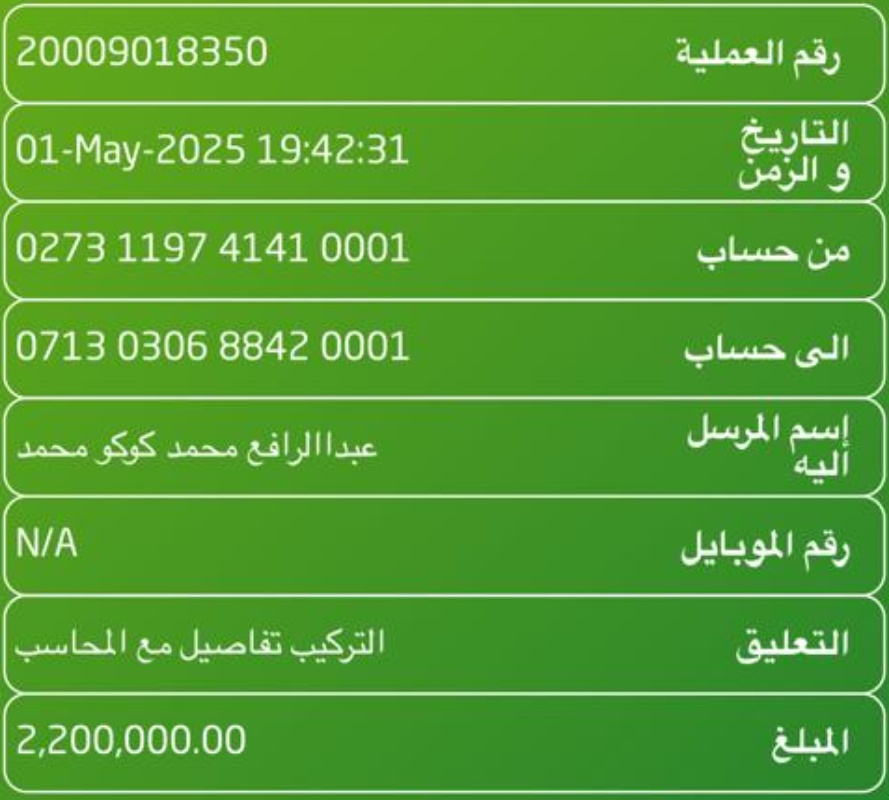
#> input picture core/test_crop_result_image.jpg, 889 x 800 px; its folder holds only this picture in this run
$ python test_crop.py test_crop_result_image.jpg
#> lines starting #> are read from the running program, lines starting #| are printed output that depends on the picture; after the words box and inside, x2 and y2 are one past the last pixel; in counts of white or black regions, pixels touching at a corner belong together
### core/preprocessor.py
"""
Image preprocessor for receipt extraction.
Crops to the white data box and normalizes size.
ROBUST VERSION: Multiple fallback strategies.
"""
import cv2
import numpy as np
from typing import Tuple, Optional


class ReceiptPreprocessor:
    """Preprocessor to crop and normalize receipts."""

    def __init__(self, target_height: int = 800):
        """
        Initialize preprocessor.

        Args:
            target_height: Target height for normalized receipts (default: 800px)
        """
        self.target_height = target_height

    def preprocess(self, image: np.ndarray, debug: bool = False) -> np.ndarray:
        """
        Preprocess receipt image.

        Args:
            image: Input image
            debug: If True, show debug visualizations

        Returns:
            Preprocessed image (cropped and normalized)
        """
        h, w = image.shape[:2]

        # Step 1: Find the white data box
        box_coords = self._find_white_box_robust(image)

        if box_coords is None:
            print("  ⚠️  Could not find white box, using intelligent fallback")
            # Fallback: crop to estimated region
            x = int(w * 0.03)
            y = int(h * 0.25)
            box_w = int(w * 0.94)
            box_h = int(h * 0.50)
            box_coords = (x, y, box_w, box_h)

        x, y, box_w, box_h = box_coords
        print(f"  ✓ Crop region: x={x}, y={y}, w={box_w}, h={box_h}")

        # Step 2: Crop to the box
        cropped = image[y:y+box_h, x:x+box_w]

        if debug:
            # Show the detected box
            debug_img = image.copy()
            cv2.rectangle(debug_img, (x, y), (x+box_w, y+box_h), (0, 255, 0), 3)
            cv2.imwrite("debug_box_detection.jpg", debug_img)
            cv2.imwrite("debug_cropped.jpg", cropped)
            print(f"  Saved: debug_box_detection.jpg, debug_cropped.jpg")

        # Step 3: Resize to standard height (maintaining aspect ratio)
        if self.target_height > 0:
            crop_h, crop_w = cropped.shape[:2]
            scale = self.target_height / crop_h
            new_w = int(crop_w * scale)
            resized = cv2.resize(cropped, (new_w, self.target_height),
                               interpolation=cv2.INTER_LINEAR)
            print(f"  ✓ Resized: {crop_w}x{crop_h} → {new_w}x{self.target_height}")
            return resized

        return cropped

    def _find_white_box_robust(self, image: np.ndarray) -> Optional[Tuple[int, int, int, int]]:
        """
        Find the white data box using multiple strategies.

        Args:
            image: Input image

        Returns:
            (x, y, width, height) or None if not found
        """
        h, w = image.shape[:2]

        # Strategy 1: Horizontal projection (most reliable for this layout)
        box = self._find_by_projection(image)
        if box:
            print(f"  ✓ Found box using projection method")
            return box

        # Strategy 2: Edge-based detection
        box = self._find_by_edges(image)
        if box:
            print(f"  ✓ Found box using edge detection")
            return box

        # Strategy 3: Color-based (white region in green background)
        box = self._find_by_color(image)
        if box:
            print(f"  ✓ Found box using color detection")
            return box

        print(f"  ⚠️  All detection methods failed")
        return None

    def _find_by_projection(self, image: np.ndarray) -> Optional[Tuple[int, int, int, int]]:
        """
        Find box by analyzing horizontal brightness projection.
        The white box will have high brightness, green areas will be dark.
        """
        h, w = image.shape[:2]

        # Convert to grayscale
        if len(image.shape) == 3:
            gray = cv2.cvtColor(image, cv2.COLOR_BGR2GRAY)
        else:
            gray = image.copy()

        # Calculate horizontal projection (average brightness per row)
        projection = np.mean(gray, axis=1)

        # Smooth the projection
        kernel_size = max(5, h // 100)
        projection_smooth = np.convolve(projection, np.ones(kernel_size)/kernel_size, mode='same')

        # Find the brightest continuous region (white box)
        threshold = np.mean(projection_smooth) + 20

        # Find start and end of bright region
        bright_rows = projection_smooth > threshold

        # Find continuous segments
        segments = []
        start = None
        for i, is_bright in enumerate(bright_rows):
            if is_bright and start is None:
                start = i
            elif not is_bright and start is not None:
                segments.append((start, i))
                start = None
        if start is not None:
            segments.append((start, len(bright_rows)))

        if not segments:
            return None

        # Pick the largest segment
        largest = max(segments, key=lambda s: s[1] - s[0])
        y_start, y_end = largest

        # Must be reasonably sized
        box_height = y_end - y_start
        if box_height < h * 0.2 or box_height > h * 0.7:
            return None

        # Find horizontal boundaries (vertical projection)
        roi = gray[y_start:y_end, :]
        v_projection = np.mean(roi, axis=0)
        v_projection_smooth = np.convolve(v_projection, np.ones(kernel_size)/kernel_size, mode='same')

        v_threshold = np.mean(v_projection_smooth) + 10
        bright_cols = v_projection_smooth > v_threshold

        # Find leftmost and rightmost bright columns
        bright_indices = np.where(bright_cols)[0]
        if len(bright_indices) < w * 0.3:
            return None

        x_start = bright_indices[0]
        x_end = bright_indices[-1]

        # Add small margin
        margin_y = int(box_height * 0.02)
        margin_x = int((x_end - x_start) * 0.01)

        y_start = max(0, y_start - margin_y)
        y_end = min(h, y_end + margin_y)
        x_start = max(0, x_start - margin_x)
        x_end = min(w, x_end + margin_x)

        return (x_start, y_start, x_end - x_start, y_end - y_start)

    def _find_by_edges(self, image: np.ndarray) -> Optional[Tuple[int, int, int, int]]:
        """Find box by detecting the rounded rectangle border."""
        h, w = image.shape[:2]

        # Convert to grayscale
        if len(image.shape) == 3:
            gray = cv2.cvtColor(image, cv2.COLOR_BGR2GRAY)
        else:
            gray = image.copy()

        # Edge detection
        edges = cv2.Canny(gray, 30, 100)

        # Dilate to connect nearby edges
        kernel = np.ones((3, 3), np.uint8)
        edges = cv2.dilate(edges, kernel, iterations=1)

        # Find contours
        contours, _ = cv2.findContours(edges, cv2.RETR_EXTERNAL, cv2.CHAIN_APPROX_SIMPLE)

        if not contours:
            return None

        # Find rectangular contours
        candidates = []
        for contour in contours:
            x, y, cw, ch = cv2.boundingRect(contour)
            area = cw * ch

            # Filter
            if area < (w * h * 0.15):  # Too small
                continue
            if area > (w * h * 0.95):  # Too large
                continue
            if x < w * 0.01 or y < h * 0.1:  # Too close to edge
                continue
            if x + cw > w * 0.99:
                continue

            # Check if it looks like a rectangle
            hull = cv2.convexHull(contour)
            hull_area = cv2.contourArea(hull)
            if hull_area > 0:
                solidity = area / hull_area
                if solidity > 0.85:  # Pretty rectangular
                    candidates.append((area, (x, y, cw, ch)))

        if candidates:
            # Return the largest valid box
            candidates.sort(reverse=True)
            return candidates[0][1]

        return None

    def _find_by_color(self, image: np.ndarray) -> Optional[Tuple[int, int, int, int]]:
        """Find white box by detecting non-green regions."""
        if len(image.shape) != 3:
            return None

        h, w = image.shape[:2]
        hsv = cv2.cvtColor(image, cv2.COLOR_BGR2HSV)

        # Green mask
        lower_green = np.array([35, 30, 30])
        upper_green = np.array([85, 255, 255])
        green_mask = cv2.inRange(hsv, lower_green, upper_green)

        # Invert to get non-green (white box + others)
        non_green = cv2.bitwise_not(green_mask)

        # Morphological operations to clean up
        kernel = np.ones((5, 5), np.uint8)
        non_green = cv2.morphologyEx(non_green, cv2.MORPH_CLOSE, kernel, iterations=2)
        non_green = cv2.morphologyEx(non_green, cv2.MORPH_OPEN, kernel, iterations=1)

        # Find contours
        contours, _ = cv2.findContours(non_green, cv2.RETR_EXTERNAL, cv2.CHAIN_APPROX_SIMPLE)

        if not contours:
            return None

        # Find largest non-green region that's reasonably positioned
        candidates = []
        for contour in contours:
            x, y, cw, ch = cv2.boundingRect(contour)
            area = cw * ch

            # Filter
            if area < (w * h * 0.15):
                continue
            if area > (w * h * 0.95):
                continue

            # Check position (should be in middle portion)
            center_y = y + ch / 2
            if center_y < h * 0.2 or center_y > h * 0.8:
                continue

            candidates.append((area, (x, y, cw, ch)))

        if candidates:
            candidates.sort(reverse=True)
            return candidates[0][1]

        return None


def preprocess_receipt(image: np.ndarray, target_height: int = 800,
                      debug: bool = False) -> np.ndarray:
    """
    Convenience function to preprocess a receipt.

    Args:
        image: Input image
        target_height: Target height for output (default: 800px, 0 = no resize)
        debug: Show debug visualizations

    Returns:
        Preprocessed image
    """
    preprocessor = ReceiptPreprocessor(target_height=target_height)
    return preprocessor.preprocess(image, debug=debug)

### core/test_crop.py
"""
Quick test script to verify cropping works.
Run this BEFORE full extraction to debug preprocessing.
"""
import cv2
import sys
from pathlib import Path
from preprocessor import preprocess_receipt


def test_crop(image_path: str):
    """Test cropping on a single image."""
#> called with image_path = 'test_crop_result_image.jpg'
    print(f"\nTesting crop on: {image_path}")
    print("=" * 60)

    # Load image
    image = cv2.imread(image_path)
#> image is the input picture: shape (800, 889, 3); mean B, G, R 50.9, 157.9, 84.3
    if image is None:
        print(f"❌ Cannot load image: {image_path}")
        return

    h, w = image.shape[:2]
    print(f"Original size: {w}x{h}")
#| Original size: 889x800

    # Preprocess with debug mode
    print("\nPreprocessing...")
    processed = preprocess_receipt(image, target_height=800, debug=True)
#> in _find_by_projection, `gray = cv2.cvtColor(image, cv2.COLOR_BGR2GRAY)`:
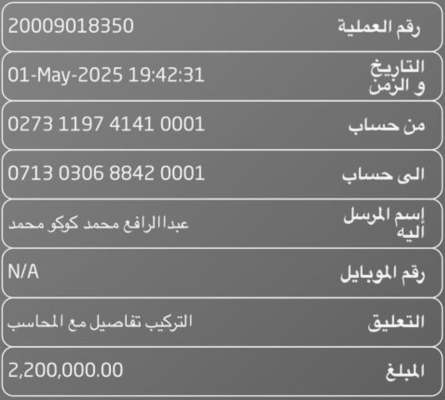
#> gray: shape (800, 889) (shown at 1/2 size); min 75, max 254, mean 123.7
#> in _find_by_projection, `projection = np.mean(gray, axis=1)`: projection = 800 values, max 234.9 at index 103, min 98.89 at index 795, mean 123.7
#> in _find_by_projection, `projection_smooth = np.convolve(projection, np.ones(kernel_size)/kerne..`: projection_smooth = 800 values, max 164.3 at index 104, min 64.03 at index 799, mean 123.4
#> in _find_by_projection, `threshold = np.mean(projection_smooth) + 20`: threshold = 143.4
#> the loop in _find_by_projection, `for i, is_bright in enumerate(bright_rows):` made 800 passes
#> is_bright on passes 1 to 8: False, False, False, False, True, True, True, True
#> after the loop in _find_by_projection, `for i, is_bright in enumerate(bright_rows):`: segments = [(4, 9), (58, 64), (100, 108), (198, 206), (256, 260), (297, 304), (354, 358), (395, 402), (494, 500), (593, 599), (691, 697), (790, 795)]
#> in _find_by_projection, `largest = max(segments, key=lambda s: s[1] - s[0])`: largest = (100, 108)
#> in _find_by_projection, `y_start, y_end = largest`: y_start = 100; y_end = 108
#> in _find_by_projection, `box_height = y_end - y_start`: box_height = 8
#> in _find_by_edges, `edges = cv2.Canny(gray, 30, 100)`:
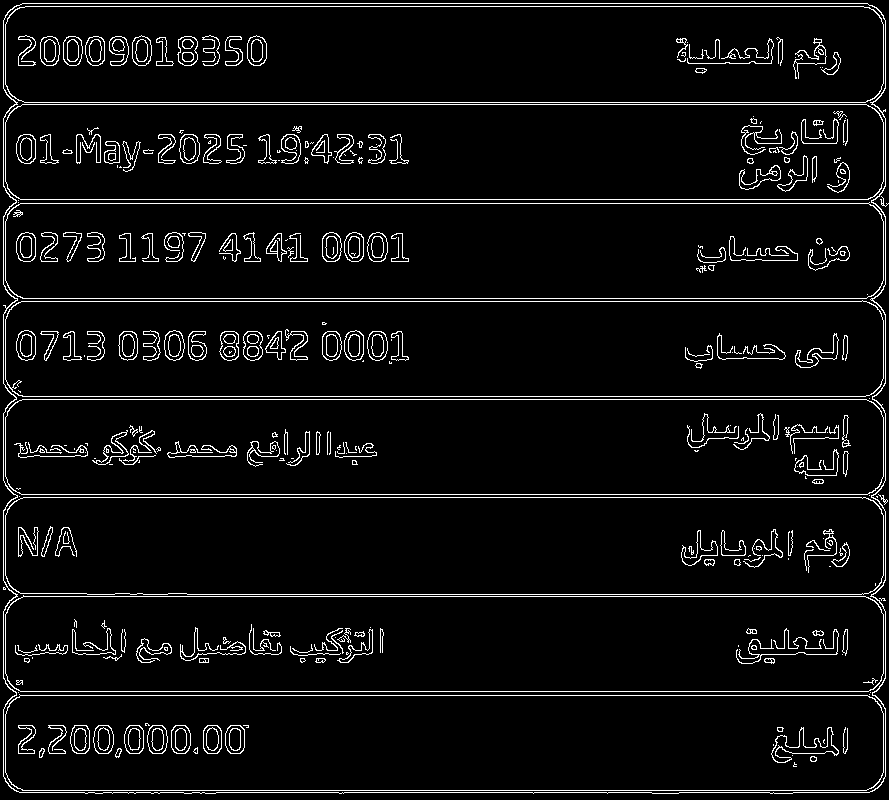
#> edges: shape (800, 889); 5.5% white in thin lines or dots
#> in _find_by_edges, `edges = cv2.dilate(edges, kernel, iterations=1)`:
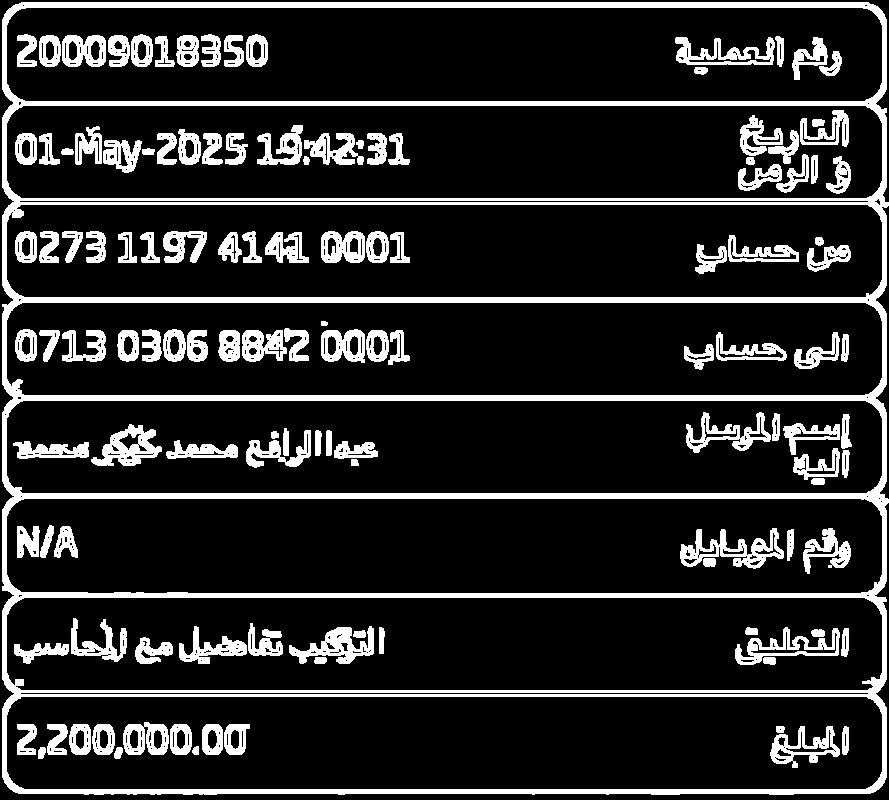
#> edges: shape (800, 889); 16.3% white; 128 white regions
#> in _find_by_edges, `contours, _ = cv2.findContours(edges, cv2.RETR_EXTERNAL, cv2.CHAIN_APP..`: contours = 1 contour; box (x1, y1, x2, y2) and area: (2, 2, 889, 795) 697360
#> the loop in _find_by_edges, `for contour in contours:` made 1 pass
#> (x, y, cw, ch, area) on pass 1: (2, 2, 887, 793, 703391)
#> after the loop in _find_by_edges, `for contour in contours:`: candidates = []
#> in _find_by_color, `green_mask = cv2.inRange(hsv, lower_green, upper_green)`:
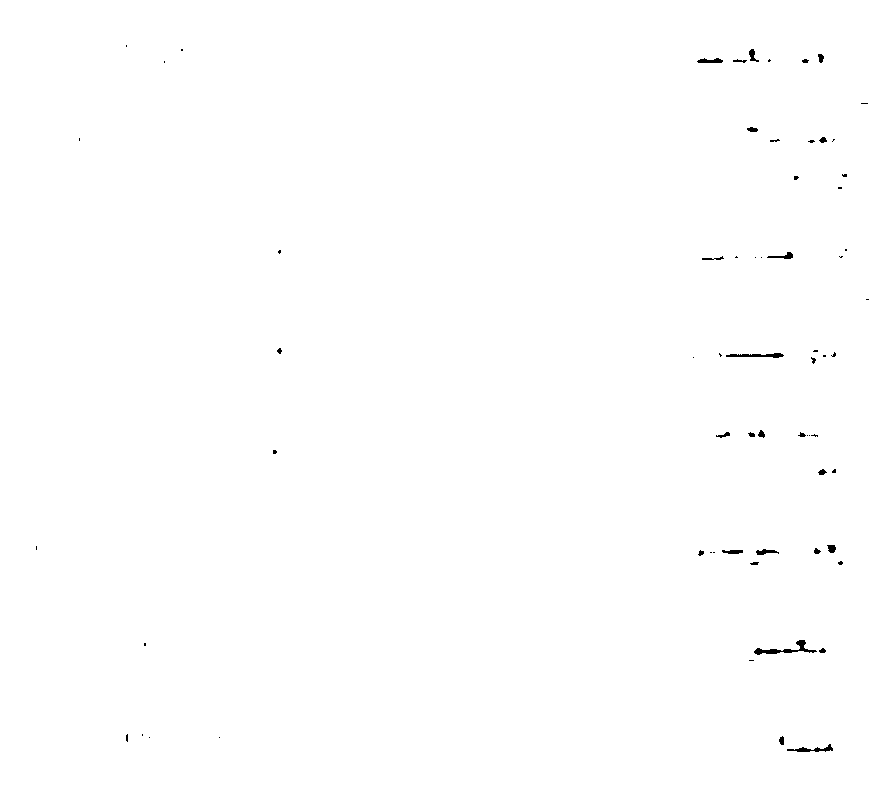
#> green_mask: shape (800, 889); 99.7% white; 66 black regions (40 under 20 px), largest, box (x1, y1, x2, y2) and area: (754, 640, 817, 655) 266, (726, 353, 784, 358) 171, (787, 744, 833, 752) 144
#> in _find_by_color, `non_green = cv2.morphologyEx(non_green, cv2.MORPH_OPEN, kernel, iterat..`:
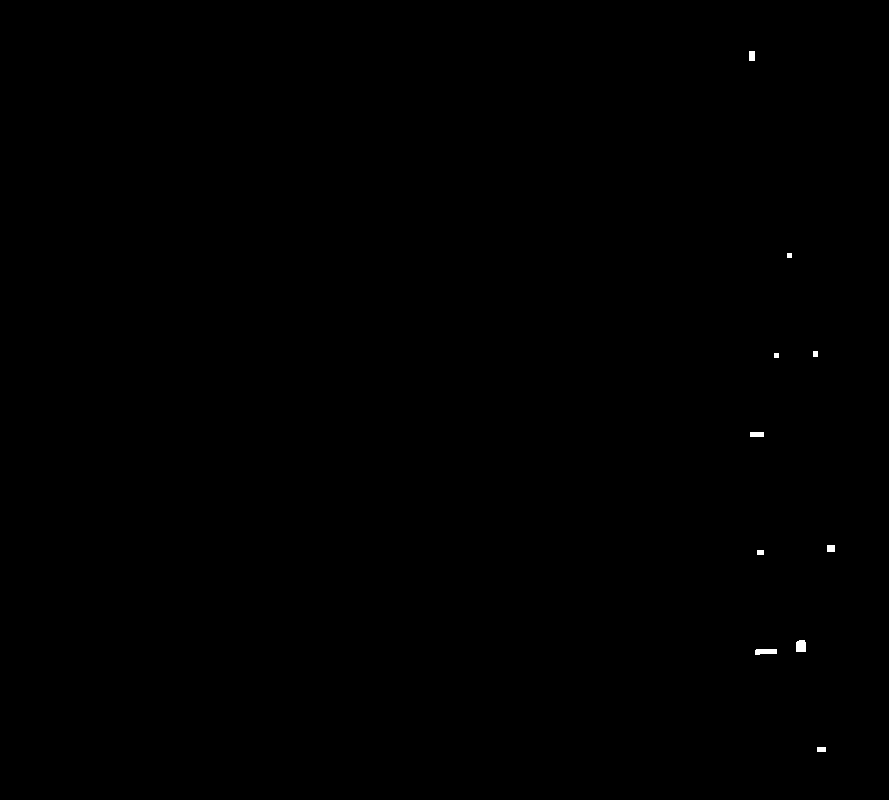
#> non_green: shape (800, 889); 0.08% white; 10 white regions
#> in _find_by_color, `contours, _ = cv2.findContours(non_green, cv2.RETR_EXTERNAL, cv2.CHAIN..`: contours = 10 contours, 2 with area under 20; largest, box (x1, y1, x2, y2) and area: (796, 640, 806, 652) 94, (755, 649, 777, 655) 88, (750, 432, 764, 437) 52, (749, 51, 755, 61) 45, (827, 545, 835, 552) 42, (817, 747, 826, 752) 32, (757, 550, 764, 555) 24, (813, 351, 818, 357) 20
#> the loop in _find_by_color, `for contour in contours:` made 10 passes
#> (contour, x, y, cw, ch, area) on passes 1, 4, 5, 6, 7, 8: ([[817, 747], [817, 751], [825, 751], [825, 747]], 817, 747, 9, 5, 45), ([[757, 550], [757, 554], [763, 554], [763, 550]], 757, 550, 7, 5, 35), ([[827, 545], [827, 551], [834, 551], [834, 545]], 827, 545, 8, 7, 56), ([[750, 432], [750, 436], [763, 436], [763, 432]], 750, 432, 14, 5, 70), ([[774, 353], [774, 357], [778, 357], [778, 353]], 774, 353, 5, 5, 25), ([[813, 351], [813, 356], [817, 356], [817, 351]], 813, 351, 5, 6, 30)
#> after the loop in _find_by_color, `for contour in contours:`: candidates = []
#|   ✓ Crop region: x=26, y=200, w=835, h=400
#> in preprocess, `cropped = image[y:y+box_h, x:x+box_w]`:
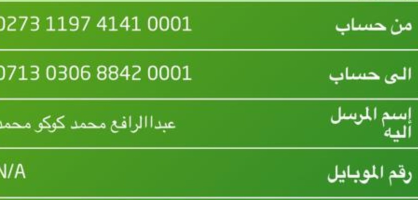
#> cropped: shape (400, 835, 3) (shown at 1/2 size); mean B, G, R 50.7, 158, 84.3
#> in preprocess, `cv2.rectangle(debug_img, (x, y), (x+box_w, y+box_h), (0, 255, 0), 3)`:
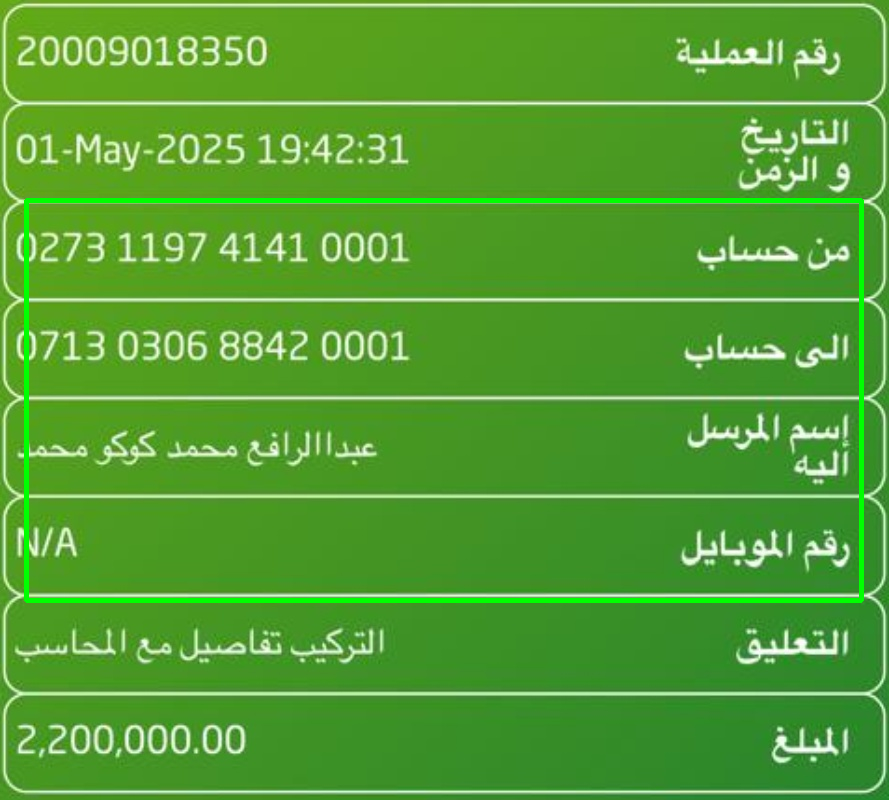
#> debug_img: shape (800, 889, 3); 1.73% of pixels changed, all inside (x1, y1, x2, y2) = (24, 198, 864, 603)
#|   ✓ Resized: 835x400 → 1670x800

    ph, pw = processed.shape[:2]
    print(f"\nProcessed size: {pw}x{ph}")
#| Processed size: 1670x800

    # Save comparison
    output_path = f"test_crop_result_{Path(image_path).stem}.jpg"
    cv2.imwrite(output_path, processed)
    print(f"\n✅ Saved result to: {output_path}")
    print(f"✅ Saved debug images: debug_box_detection.jpg, debug_cropped.jpg")

    print("\n" + "=" * 60)
    print("Check the output images:")
    print("  - debug_box_detection.jpg: Shows detected box (green rectangle)")
    print("  - debug_cropped.jpg: The cropped region")
    print(f"  - {output_path}: Final resized image")
    print("=" * 60)


if __name__ == "__main__":
    if len(sys.argv) < 2:
        print("Usage: python test_crop.py <image_path>")
        print("Example: python test_crop.py image1.jpg")
        sys.exit(1)

    test_crop(sys.argv[1])
